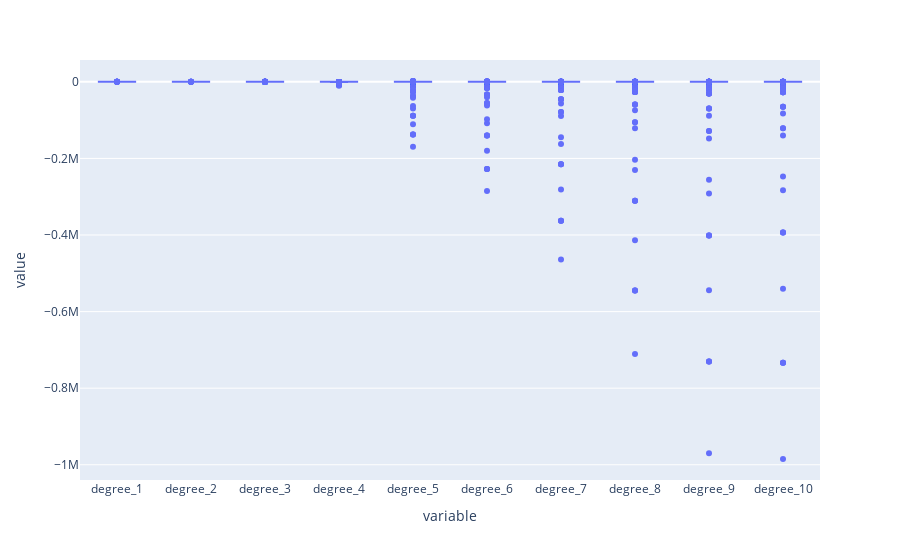

Write notebook code for a chart like this one.
### Markdown cell above
#### Boxplots of Errors by Degree

Below, uncomment the code to create boxplots for each degree model error.  This should demonstrate an important idea, that as model complexity grows so does the variance in predictions of unseen data.

### Code cell
px.box(error_df)

### Figure 1 — Plotly figure (JSON) as saved in the notebook; plotly's stock layout.template omitted (floating-point values rounded to 4 significant figures; data arrays with more than 128 entries replaced by an {"elided": "..."} marker saying what was removed)
{"data": [{"alignmentgroup": "True", "hovertemplate": "variable=%{x}<br>value=%{y}<extra></extra>", "legendgroup": "", "marker": {"color": "#636efa"}, "name": "", "notched": false, "offsetgroup": "", "orientation": "v", "showlegend": false, "type": "box", "x": {"elided": "3920 str values"}, "x0": " ", "xaxis": "x", "y": {"elided": "3920 float values"}, "y0": " ", "yaxis": "y"}], "layout": {"boxmode": "group", "legend": {"tracegroupgap": 0}, "margin": {"t": 60}, "xaxis": {"anchor": "y", "domain": [0, 1], "title": {"text": "variable"}}, "yaxis": {"anchor": "x", "domain": [0, 1], "title": {"text": "value"}}}}
